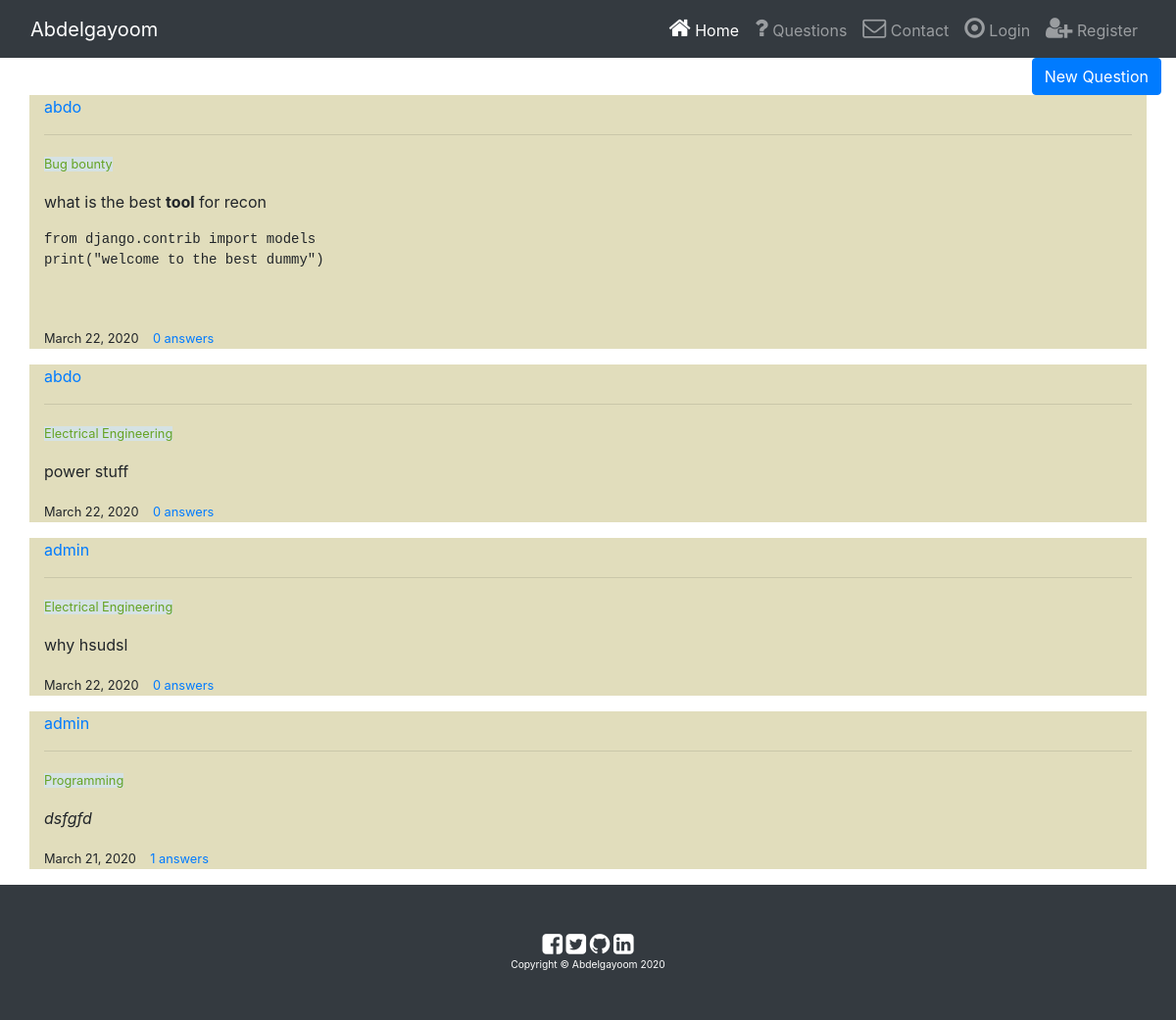
Screenshot of /questions/ with the database file from the repository.
### questions/models.py (models this page shows, shortened)
class Questions(models.Model):
    TAG_CHOICE = (
        ('Programming', 'Programming'),
        ('Web development', 'Web development'),
        ('Hacking', 'Hacking'),
        ('Electrical Engineering', 'Electrical Engineering'),
        ('Electronic Engineering', 'Electronic Engineering'),
        ('Android Development', 'Android Development'),
        ('Machine Learning', 'Machine Learning'),
        ('Bug bounty', 'Bug bounty'),
        ('others', 'others')
    )
    author = models.ForeignKey(User, on_delete=models.CASCADE)
    title = models.CharField(max_length=100, choices=TAG_CHOICE)
    body = RichTextField()
    date_asked = models.DateTimeField(auto_now_add=True, editable=False)

### questions/views.py (the view)
# urls.py: path('', views.QuestionsListView.as_view(), name='question_list'),
class QuestionsListView(ListView):
    model = Questions
    template_name = 'questions/questions_list.html'
    context_object_name = 'question'
    paginate_by = 5
    ordering = ['-date_asked']

### questions/templates/questions/questions_list.html (shortened to what this page needs)
{% extends 'blog/base.html' %}
{% block body %}
    <div class="text-right">
    <a class="btn btn-primary " href="{% url 'questions:new_question' %}">New Question</a>
    </div>
        {% for question in question %}
            <div class="container" style=" background:#E1DDBC">
                <a href="#">{{ question.author }}</a><hr/>
                <small style="cursor: pointer; color:#65a323; background:#D5E2E4">{{ question.title }}</small>
                <p> {{ question.body | safe }} </p>
                <p><small> {{ question.date_asked |date }} &nbsp;&nbsp;&nbsp;<a href="{% url 'questions:detail' question.pk %}">{{ question.answers.count}} answers</a></small></p>
            </div>
        {% endfor %}
</div>
{% endblock %}

### blog/static/blog/css/style.css (style rules this page uses)
html,body { height: 100%; width: 100%; margin: 0; background-color: transparent; }
:root { --input-padding-x: 1.5rem; --input-padding-y: .75rem; }

### rows the page displays
Questions: author "abdo", title "Bug bounty", body "what is the best tool for recon from django.contrib import models print(\"welcome to the best dummy\")", date_asked "March 22, 2020", answers.count "0"
Questions: author "abdo", title "Electrical Engineering", body "power stuff", date_asked "March 22, 2020", answers.count "0"
Questions: author "admin", title "Electrical Engineering", body "why hsudsl", date_asked "March 22, 2020", answers.count "0"
Questions: author "admin", title "Programming", body "dsfgfd", date_asked "March 21, 2020", answers.count "1"
